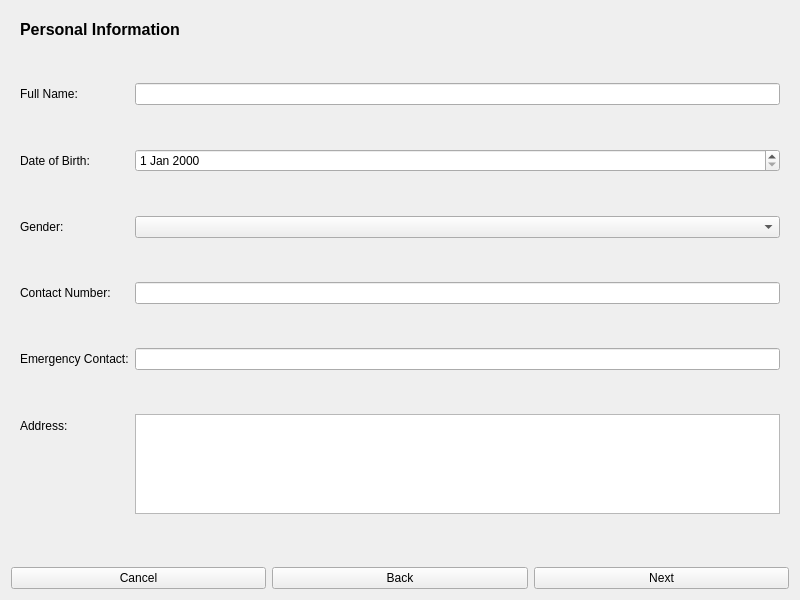
<?xml version="1.0" encoding="UTF-8"?>
<ui version="4.0">
 <class>PatientForm</class>
 <widget class="QWidget" name="PatientForm">
  <property name="geometry">
   <rect>
    <x>0</x>
    <y>0</y>
    <width>800</width>
    <height>600</height>
   </rect>
  </property>
  <property name="windowTitle">
   <string>Patient Information</string>
  </property>
  <layout class="QVBoxLayout" name="verticalLayout">
   <item>
    <widget class="QStackedWidget" name="stackedWidget">
     <!-- Page 1: Personal Information -->
     <widget class="QWidget" name="personalInfoPage">
      <layout class="QVBoxLayout" name="verticalLayout_2">
       <item>
        <widget class="QLabel" name="label">
         <property name="font">
          <font>
           <pointsize>12</pointsize>
           <bold>true</bold>
          </font>
         </property>
         <property name="text">
          <string>Personal Information</string>
         </property>
        </widget>
       </item>
       <item>
        <layout class="QFormLayout" name="formLayout">
         <item row="0" column="0">
          <widget class="QLabel" name="nameLabel">
           <property name="text">
            <string>Full Name:</string>
           </property>
          </widget>
         </item>
         <item row="0" column="1">
          <widget class="QLineEdit" name="nameLineEdit"/>
         </item>
         <item row="1" column="0">
          <widget class="QLabel" name="dobLabel">
           <property name="text">
            <string>Date of Birth:</string>
           </property>
          </widget>
         </item>
         <item row="1" column="1">
          <widget class="QDateEdit" name="dobDateEdit"/>
         </item>
         <item row="2" column="0">
          <widget class="QLabel" name="genderLabel">
           <property name="text">
            <string>Gender:</string>
           </property>
          </widget>
         </item>
         <item row="2" column="1">
          <widget class="QComboBox" name="genderComboBox"/>
         </item>
         <item row="3" column="0">
          <widget class="QLabel" name="contactLabel">
           <property name="text">
            <string>Contact Number:</string>
           </property>
          </widget>
         </item>
         <item row="3" column="1">
          <widget class="QLineEdit" name="contactLineEdit"/>
         </item>
         <item row="4" column="0">
          <widget class="QLabel" name="emergencyContactLabel">
           <property name="text">
            <string>Emergency Contact:</string>
           </property>
          </widget>
         </item>
         <item row="4" column="1">
          <widget class="QLineEdit" name="emergencyContactLineEdit"/>
         </item>
         <item row="5" column="0">
          <widget class="QLabel" name="addressLabel">
           <property name="text">
            <string>Address:</string>
           </property>
          </widget>
         </item>
         <item row="5" column="1">
          <widget class="QTextEdit" name="addressTextEdit">
           <property name="maximumSize">
            <size>
             <width>16777215</width>
             <height>100</height>
            </size>
           </property>
          </widget>
         </item>
        </layout>
       </item>
      </layout>
     </widget>
     
     <!-- Page 2: Insurance Information -->
     <widget class="QWidget" name="insurancePage">
      <layout class="QVBoxLayout" name="verticalLayout_3">
       <item>
        <widget class="QLabel" name="label_2">
         <property name="font">
          <font>
           <pointsize>12</pointsize>
           <bold>true</bold>
          </font>
         </property>
         <property name="text">
          <string>Insurance Information</string>
         </property>
        </widget>
       </item>
       <item>
        <widget class="QRadioButton" name="hasInsuranceRadio">
         <property name="text">
          <string>I have insurance</string>
         </property>
        </widget>
       </item>
       <item>
        <widget class="QGroupBox" name="insuranceGroupBox">
         <property name="title">
          <string>Insurance Details</string>
         </property>
         <layout class="QFormLayout" name="formLayout_2">
          <item row="0" column="0">
           <widget class="QLabel" name="providerLabel">
            <property name="text">
             <string>Insurance Provider:</string>
            </property>
           </widget>
          </item>
          <item row="0" column="1">
           <widget class="QLineEdit" name="providerLineEdit"/>
          </item>
          <item row="1" column="0">
           <widget class="QLabel" name="memberIdLabel">
            <property name="text">
             <string>Member ID:</string>
            </property>
           </widget>
          </item>
          <item row="1" column="1">
           <widget class="QLineEdit" name="memberIdLineEdit"/>
          </item>
         </layout>
        </widget>
       </item>
      </layout>
     </widget>
     
     <!-- Page 3: Symptoms -->
     <widget class="QWidget" name="symptomsPage">
      <layout class="QVBoxLayout" name="verticalLayout_4">
       <item>
        <widget class="QLabel" name="label_3">
         <property name="font">
          <font>
           <pointsize>12</pointsize>
           <bold>true</bold>
          </font>
         </property>
         <property name="text">
          <string>Symptoms</string>
         </property>
        </widget>
       </item>
       <item>
        <layout class="QHBoxLayout" name="horizontalLayout_2">
         <item>
          <layout class="QVBoxLayout" name="verticalLayout_5">
           <item>
            <widget class="QLabel" name="availableSymptomsLabel">
             <property name="text">
              <string>Available Symptoms:</string>
             </property>
            </widget>
           </item>
           <item>
            <widget class="QListWidget" name="symptomList"/>
           </item>
           <item>
            <layout class="QHBoxLayout" name="horizontalLayout_3">
             <item>
              <widget class="QLabel" name="severityLabel">
               <property name="text">
                <string>Severity (1-5):</string>
               </property>
              </widget>
             </item>
             <item>
              <widget class="QSpinBox" name="severitySpinBox"/>
             </item>
             <item>
              <widget class="QPushButton" name="addSymptomButton">
               <property name="text">
                <string>Add Symptom</string>
               </property>
              </widget>
             </item>
            </layout>
           </item>
          </layout>
         </item>
         <item>
          <layout class="QVBoxLayout" name="verticalLayout_6">
           <item>
            <widget class="QLabel" name="selectedSymptomsLabel">
             <property name="text">
              <string>Selected Symptoms:</string>
             </property>
            </widget>
           </item>
           <item>
            <widget class="QListWidget" name="selectedSymptomList"/>
           </item>
           <item>
            <widget class="QPushButton" name="removeSymptomButton">
             <property name="text">
              <string>Remove Selected Symptom</string>
             </property>
            </widget>
           </item>
          </layout>
         </item>
        </layout>
       </item>
      </layout>
     </widget>
     
     <!-- Page 4: Medical History -->
     <widget class="QWidget" name="medicalHistoryPage">
      <layout class="QVBoxLayout" name="verticalLayout_7">
       <item>
        <widget class="QLabel" name="label_4">
         <property name="font">
          <font>
           <pointsize>12</pointsize>
           <bold>true</bold>
          </font>
         </property>
         <property name="text">
          <string>Medical History</string>
         </property>
        </widget>
       </item>
       <item>
        <widget class="QLabel" name="medicalHistoryLabel">
         <property name="text">
          <string>Personal Medical History:</string>
         </property>
        </widget>
       </item>
       <item>
        <widget class="QTextEdit" name="medicalHistoryTextEdit"/>
       </item>
       <item>
        <widget class="QLabel" name="familyHistoryLabel">
         <property name="text">
          <string>Family Medical History:</string>
         </property>
        </widget>
       </item>
       <item>
        <widget class="QTextEdit" name="familyHistoryTextEdit"/>
       </item>
       <item>
        <widget class="QLabel" name="medicationsLabel">
         <property name="text">
          <string>Current Medications:</string>
         </property>
        </widget>
       </item>
       <item>
        <widget class="QTextEdit" name="medicationsTextEdit"/>
       </item>
       <item>
        <widget class="QCheckBox" name="allergiesCheckBox">
         <property name="text">
          <string>I have medication allergies</string>
         </property>
        </widget>
       </item>
       <item>
        <widget class="QTextEdit" name="allergiesTextEdit"/>
       </item>
      </layout>
     </widget>
    </widget>
   </item>
   <item>
    <layout class="QHBoxLayout" name="horizontalLayout">
     <item>
      <widget class="QPushButton" name="cancelButton">
       <property name="text">
        <string>Cancel</string>
       </property>
      </widget>
     </item>
     <item>
      <widget class="QPushButton" name="backButton">
       <property name="text">
        <string>Back</string>
       </property>
      </widget>
     </item>
     <item>
      <widget class="QPushButton" name="nextButton">
       <property name="text">
        <string>Next</string>
       </property>
      </widget>
     </item>
    </layout>
   </item>
  </layout>
 </widget>
 <resources/>
 <connections/>
</ui>
